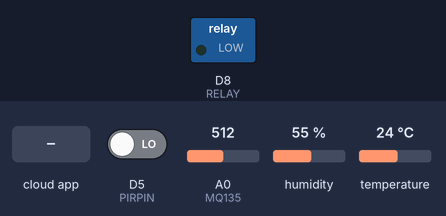
The sketch below on a simulated ESP8266 (NodeMCU). Parts: switched loads named in the sketch (green lamp = pin HIGH). The inputs (shaded band) are chosen by the test bench; at power-on: A0 (MQ135) = 512, D5 (PIRPIN) LOW, humidity 55 %, temperature 24 °C. WiFi joins after 1.5 s; servers stay silent unless stated; the Firebase database answers and starts empty; what the sketch prints to the serial monitor is not drawn.

Above: at 3.0 s.
3.1 s: A0 (MQ135) set to 26
7.2 s: A0 (MQ135) set to 23
At 12.1 s:
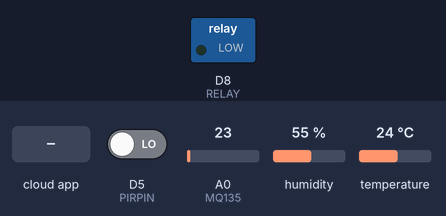
17.4 s: the phone or cloud app sets manual to 1
27.4 s: the phone or cloud app sets relay to 1
At 31.7 s:
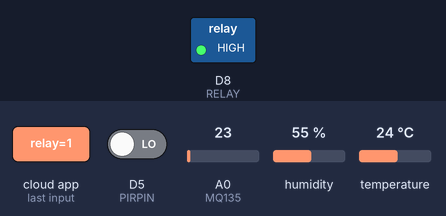
37.4 s: the phone or cloud app sets relay to 0
At 41.6 s:
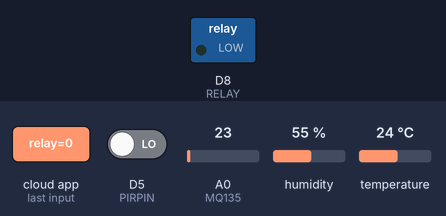
Timing chart, 0 to 43.1 s (numbered marks = the images above; inputs shaded):
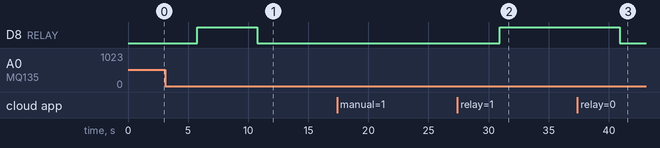

Measured:
- after the input at 7.2 s, D8 (RELAY): HIGH → LOW after 3.6 s
- after the input at 17.4 s, every drawn part: stays the same
- after the input at 27.4 s, D8 (RELAY): LOW → HIGH after 3.5 s
- after the input at 37.4 s, D8 (RELAY): HIGH → LOW after 3.5 s

The sketch:

firebase.ino
```cpp
#include <ESP8266WiFi.h>
#include <FirebaseESP8266.h>
#include <DHT.h>

// WiFi
const char* ssid = "tes";
const char* password = "12345678";

// Firebase
#define FIREBASE_HOST "https://tolets-71175-default-rtdb.firebaseio.com/"
#define FIREBASE_AUTH "AIzaSyCA8Fm-C_fT7Z7Wyy4s7xPicxqupdxi8kI"

FirebaseData firebaseData;
FirebaseAuth auth;
FirebaseConfig config;

// Sensor dan pin
String sensorID = "1";
#define RELAY D8
#define DHTPIN D7
#define PIRPIN D5
#define MQ135 A0

#define DHTTYPE DHT11
DHT dht(DHTPIN, DHTTYPE);

// Ambang batas
float batasTemperature = 35.0;
float batasHumidity = 65.0;
int batasAirQuality = 25;

unsigned long previousMillis = 0;
const long interval = 5000;

void setup() {
    Serial.begin(115200);
    pinMode(RELAY, OUTPUT);
    pinMode(PIRPIN, INPUT);
    dht.begin();

    WiFi.begin(ssid, password);
    Serial.print("Menghubungkan ke WiFi");
    while (WiFi.status() != WL_CONNECTED) {
        delay(500);
        Serial.print(".");
    }
    Serial.println("\nTerhubung ke WiFi");
    Serial.println(WiFi.localIP());

    config.host = FIREBASE_HOST;
    config.signer.tokens.legacy_token = FIREBASE_AUTH;
    Firebase.begin(&config, &auth);
    Firebase.reconnectWiFi(true);

    String basePath = "/sensor/" + sensorID;
    Firebase.setInt(firebaseData, basePath + "/relay", 0);
    Firebase.setBool(firebaseData, basePath + "/manual", false);
    digitalWrite(RELAY, LOW);
}

void loop() {
    unsigned long currentMillis = millis();
    if (currentMillis - previousMillis >= interval) {
        previousMillis = currentMillis;

        float temperature = dht.readTemperature();
        float humidity = dht.readHumidity();
        int pirState = digitalRead(PIRPIN);
        int airQuality = analogRead(MQ135);
        String basePath = "/sensor/" + sensorID;

        // Kirim data sensor ke Firebase
        Firebase.setFloat(firebaseData, basePath + "/temperature", temperature);
        Firebase.setFloat(firebaseData, basePath + "/humidity", humidity);
        Firebase.setInt(firebaseData, basePath + "/pir", pirState);
        Firebase.setInt(firebaseData, basePath + "/airQuality", airQuality);

        // Cek mode manual/otomatis
        bool manualMode = false;
        if (Firebase.getBool(firebaseData, basePath + "/manual")) {
            manualMode = firebaseData.boolData();
        } else {
            Serial.println("Gagal membaca mode manual");
        }

        if (manualMode) {
            // Mode Manual
            if (Firebase.getInt(firebaseData, basePath + "/relay")) {
                int relayStatus = firebaseData.intData();
                digitalWrite(RELAY, relayStatus == 1 ? HIGH : LOW);
                Serial.println(relayStatus == 1 ? "Manual: Relay ON" : "Manual: Relay OFF");
            } else {
                Serial.println("Gagal membaca status relay (manual)");
            }
        } else {
            // Mode Otomatis
            bool overThreshold = (temperature >= batasTemperature) ||
                                 (humidity >= batasHumidity) ||
                                 (airQuality >= batasAirQuality);

            if (overThreshold) {
                digitalWrite(RELAY, HIGH);
                Firebase.setInt(firebaseData, basePath + "/relay", 1);
                Serial.println("AUTO: Ambang batas terlampaui - Relay ON");
            } else {
                digitalWrite(RELAY, LOW);
                Firebase.setInt(firebaseData, basePath + "/relay", 0);
                Serial.println("AUTO: Kondisi normal - Relay OFF");
            }
        }

        Serial.println("Data sensor dikirim!\n");
    }
}
```
